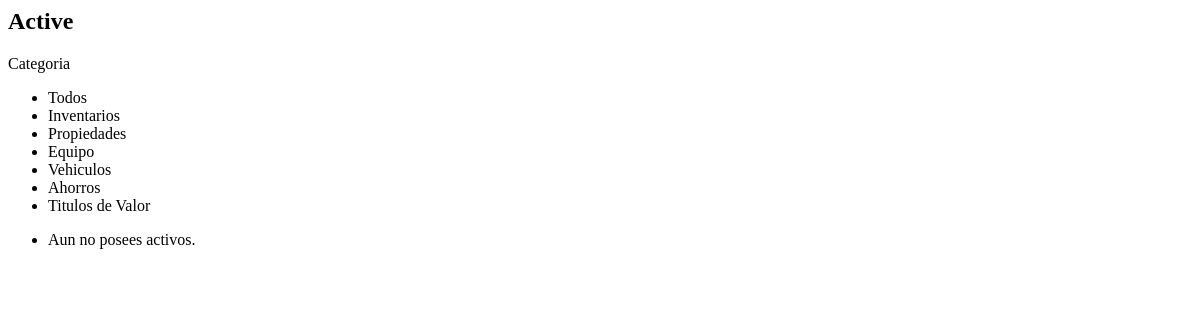
/patrimonio/actives/category, run on an earlier commit of the app's database.
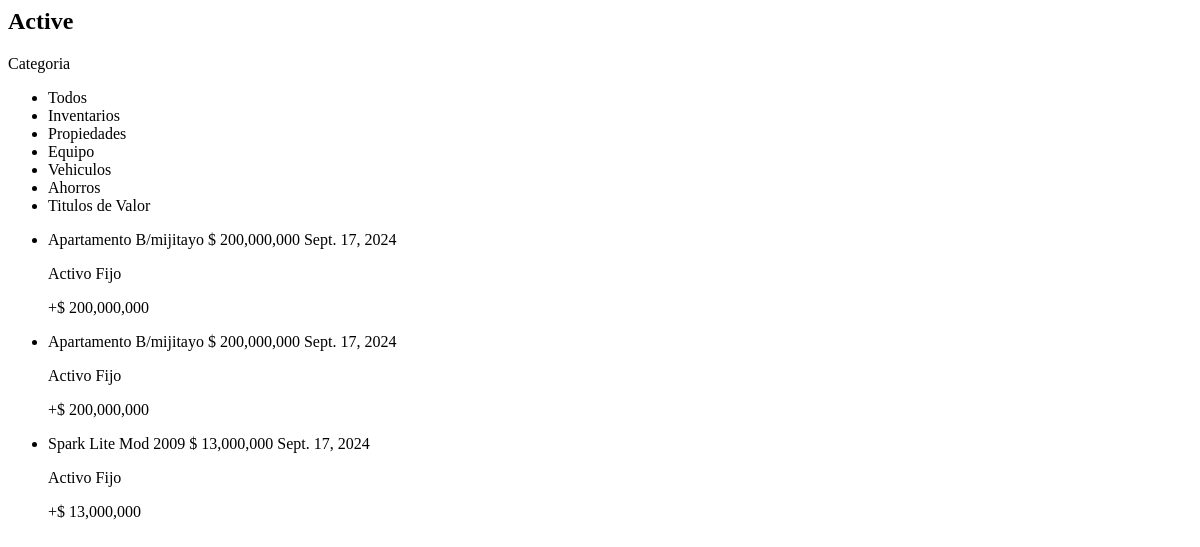
And on a later commit of the database.
### Patrimonio/models.py (models this page shows, shortened)
class Patrimonio(models.Model):
    description = models.CharField(max_length=150, null=True, blank=True)
    value = models.DecimalField(max_digits=12, decimal_places=2, default=0)
    is_fijo = models.BooleanField()
    created = models.DateField(auto_now_add=False)
    updated = models.DateField(auto_now_add=True)
    class Meta:
        abstract = True

class Active(Patrimonio):
    class Category(models.TextChoices):
        INVENTARIOS = "Inventarios"
        PROPIEDADES = "Propiedades"
        EQUIPO = "Equipo"
        VEHICULOS = "Vehiculos"
        AHORRO = "Ahorros"
        TITULOS_VALOR = "Titulos de Valor"
    class Type(models.TextChoices):
        TANGIBLE = "Tangibles"
        IN_TANGIBLE = "No Tangibles"
    type = models.CharField(max_length=150, choices=Type.choices)
    category = models.CharField(max_length=150, choices=Category.choices)
    class Meta:
        verbose_name = ("Active")
        verbose_name_plural = ("Actives")

### Patrimonio/views.py (the view)
# urls.py: path('actives/category', filter_by_category_active, name='filter_by_category_active'),
def filter_by_category_active(request):
    name_template = 'patrimonio/active/list_actives.html'
    filter_option = request.GET.get('filter','all')
    if filter_option == 'all':
        actives = Active.objects.all()
    else:
        actives = Active.objects.filter(category=filter_option)
    context = {
        "actives": actives,
        "categories": [x.value for x in Active().Category],
    }
    return render(request, name_template, context)

### Transaction/templatetags/filters.py (called while the page is built)
@register.filter(name='format_value_total')
def format_value_total(value):
    return f'$ {value:,.0f}'

@register.filter(name='capitalize')
def capitalize(text):
    description_capitalize = ''
    for t in text.split(' '):
        description_capitalize += t.capitalize() + ' '
    return description_capitalize

### templates/patrimonio/active/list_actives.html (shortened to what this page needs)
{% load static %}
{% load filters %}
<div id="active-list">
    <h2>Active</h2>
    {% include "patrimonio/active/category.html" %}
    <div >
        <ul>
            {% for active in actives %}
                <li>
                    {{ active.description|capitalize }} {{ active.value|format_value_total }} {{ active.created }}
                    {% if active.is_fijo %}
                    <p>Activo Fijo</p>
                    {% else %}
                        <p>Activo Corriente</p>
                    {% endif %}
                    <p>
                        +{{active.value|format_value_total}}
                    </p>
                </li>
            {% empty %}
                <li>Aun no posees activos.</li>
            {% endfor %}
        </ul>
    </div>
</div>

What changed in the data, as far as the page shows it:
added Active: description "Apartamento B/mijitayo", value "$ 200,000,000", created "Sept. 17, 2024", is_fijo "Activo Fijo"
added Active: description "Apartamento B/mijitayo", value "$ 200,000,000", created "Sept. 17, 2024", is_fijo "Activo Fijo"
added Active: description "Spark Lite Mod 2009", value "$ 13,000,000", created "Sept. 17, 2024", is_fijo "Activo Fijo"
Also different on the page:
text no longer shown: "Aun no posees activos."
